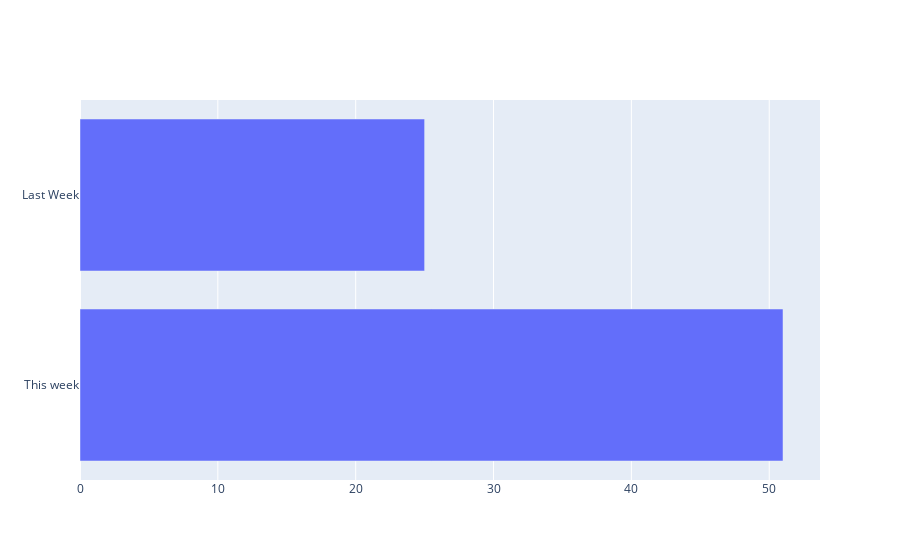

Write notebook code for a chart like this one.
### Code cell
import plotly.graph_objects as go

fig = go.Figure(go.Bar(
            x=hist.index.week.value_counts(),
            y=["This week", "Last Week"],
            orientation='h'))

fig.show()

### Figure 1 — Plotly figure (JSON) as saved in the notebook; plotly's stock layout.template omitted (floating-point values rounded to 4 significant figures)
{"data": [{"orientation": "h", "type": "bar", "x": [51, 25], "y": ["This week", "Last Week"]}], "layout": {}}
